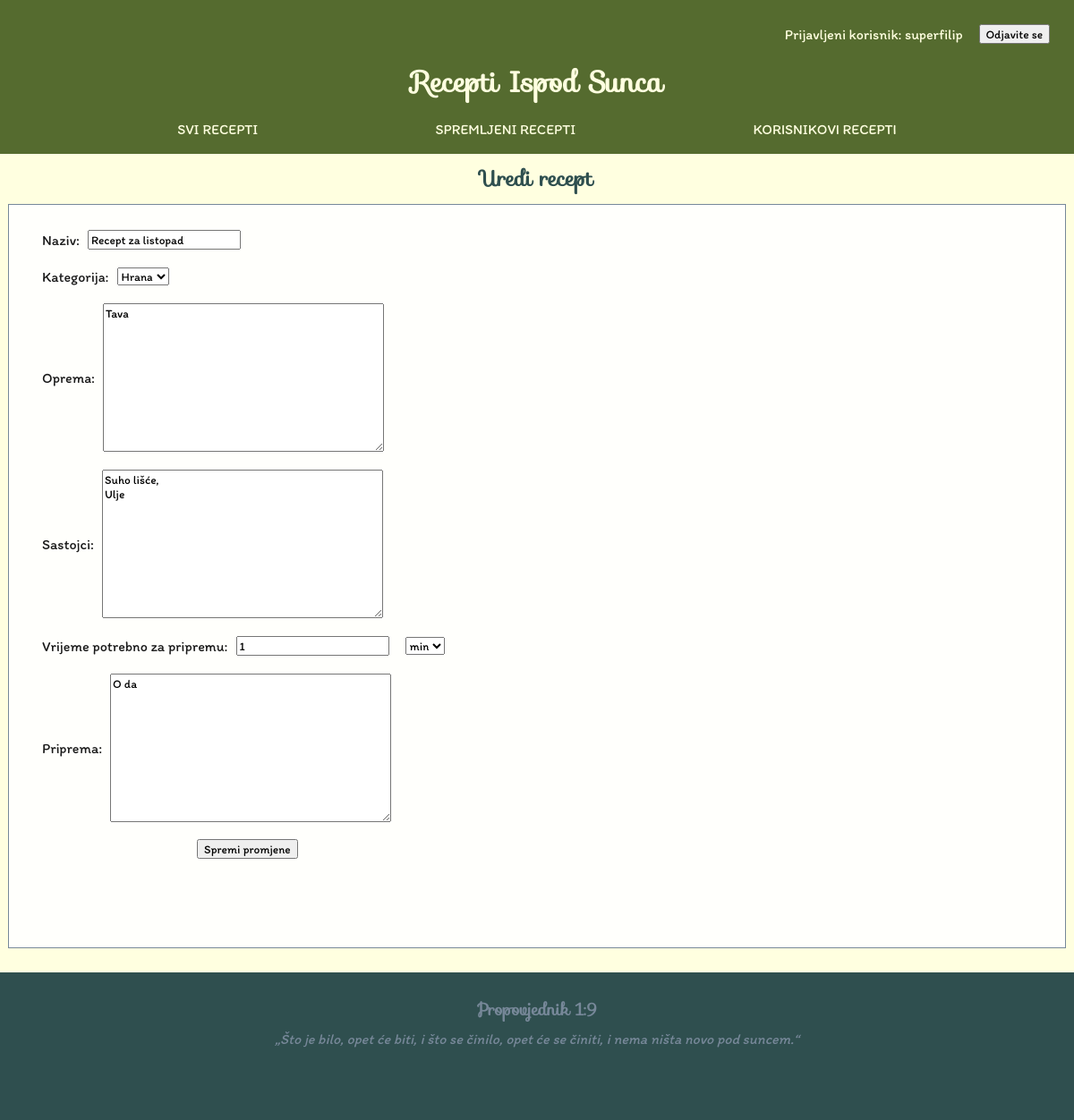
The page /main/edit_recipe/17/ (signed in) on the database its author committed.
### main/models.py (models this page shows, shortened)
class Recipe(models.Model):
    name = models.CharField(max_length=64, unique=True)
    author = models.ForeignKey(User, on_delete=models.SET_NULL, null=True, blank=True)
    CATEGORIES = (
        ('food', 'Hrana'),
        ('drink', 'Piće'),
        ('medicine', 'Lijek'),
    )
    category = models.CharField(max_length=8, choices=CATEGORIES, default='food')
    equipment = models.TextField(default="")
    ingredients = models.TextField(default="")
    time_needed = models.IntegerField(default=1, validators=[MinValueValidator(1)])
    TIME_UNITS = (
        ('min', 'min'),
        ('ura', 'h'),
        ('dan', 'dan'),
    )
    time_measurement_unit = models.CharField(max_length=8, choices=TIME_UNITS, default='min')
    preperation = models.TextField(default="")

### main/views.py (the view)
# urls.py: path('edit_recipe/<int:recipe_id>/', user_edit_recipe, name='user_edit_recipe'),
def user_edit_recipe(request, recipe_id):
    recipe = get_object_or_404(Recipe, id=recipe_id, author=request.user)
    if request.method == 'POST':
        form = RecipeForm(request.POST, instance=recipe)
        if form.is_valid():
            form.save()
            return redirect('main:user_recipes')
    else:
        form = RecipeForm(instance=recipe)
    context = {
        'form': form,
    }
    return render(request, 'main/user_edit_recipe.html', context)

### main/forms.py
class RecipeForm(forms.ModelForm):
    class Meta:
        model = Recipe
        fields = ['name', 'category', 'equipment', 'ingredients', 'time_needed', 'time_measurement_unit', 'preperation']

### templates/main/user_edit_recipe.html (shortened to what this page needs)
{% extends "base_generic.html" %}
{% block content %}
    <h2>Uredi recept</h2>
    <div class="recipe">
        <form method="post" class="recipe-form">
            <div class="form-group">
                <label for="id_name">Naziv:</label>
                {{ form.name }}
            </div>
            <div class="form-group">
                <label for="id_category">Kategorija:</label>
                {{ form.category }}
            </div>
            <div class="form-group">
                <label for="id_equipment">Oprema:</label>
                {{ form.equipment }}
            </div>
            <div class="form-group">
                <label for="id_ingredients">Sastojci:</label>
                {{ form.ingredients }}
            </div>
            <div class="form-group">
                <label for="{{ form.time_needed.id_for_label }}">Vrijeme potrebno za pripremu:</label>
                {{ form.time_needed }}
                {{ form.time_measurement_unit }}
            </div>
            <div class="form-group">
                <label for="id_preperation">Priprema:</label>
                {{ form.preperation }}
            </div>
            <div class="flex-center">
                <button type="submit" class="btn btn-primary">Spremi promjene</button>
            </div>
        </form>
    </div>
{% endblock %}

### templates/base_generic.html (shortened to what this page needs)
{% load static %}
<!DOCTYPE html>
<html lang="en">
<head>
    <link rel="stylesheet" href="{% static 'css/styles.css' %}?v=1">
</head>
<body>
    <header>
        <div id="authentification">
            {% if user.is_authenticated %}
            <p>Prijavljeni korisnik:&nbsp;</p>
            <p>{{ user.username }}</p>
            <form action="{% url 'logout' %}" method="post">
                <input type="submit" value="Odjavite se">
            </form>
            {% endif %}
        </div>
        <h1>Recepti Ispod Sunca</h1>
            <nav>
                <ul>
                    <li><a href="/main/all_recipes">Svi Recepti</a></li>
                    <li><a href="/main/saved_recipes">Spremljeni Recepti</a></li>
                    <li><a href="/main/user_recipes">Korisnikovi Recepti</a></li>
                </ul>
            </nav>
    </header>
    <main>
        <div class="content">
            {% block content %}
            {% endblock %}
        </div>
    </main>
    <footer>
        <h3>Propovjednik 1:9</h3>
        <p><i>„Što je bilo, opet će biti, i što se činilo, opet će se činiti, i nema ništa novo pod suncem.“</i></p>
    </footer>
</body>
</html>

### static/css/styles.css (style rules this page uses)
:root { --color-primary-dark: DarkSlateGray; --color-primary-light: LightYellow; --color-secondary-dark: DarkOliveGreen;; --color-secondary-light: LightSlateGray; --extra-light-slate-gray: rgba(166, 216, 232, 0.5); --color-shadow: rgba(0, 0, 0, 0.9); --color-light: rgba(255, 255, 255, 0.9); --time-blink: 0.3s; --space-detail: 1px; --space-extra-small: 3px; --space-small: 9px; --space-medium: 27px; --space-large: 81PX; }
* { box-sizing: border-box; }
h1, h2, h3, h4, h5, h6 { font-family: 'CustomFont1'; text-align: center; margin: 0 0 var(--space-small); }
p { display: flex; justify-content: center; align-items: center; margin: 0; }
input, select, textarea, button { font-family: 'CustomFont2'; margin: var(--space-small); }
ul { list-style: none; margin: 0; padding-inline-start: 0; }
a { color: inherit; text-decoration: none; display: flex; justify-content: center; align-items: center; }
form, button { display: flex; justify-content: center; align-items: center; margin: var(--space-small); flex-wrap: wrap; }
.form-group { margin: 0; display: flex; flex-wrap: wrap; justify-content: center; align-items: center; margin: var(--space-detail); }
html { color: var(--color-light); background-color: var(--color-shadow); }
body { font-family: 'CustomFont2'; color: var(--color-primary-dark); background-color: var(--color-primary-light); text-align: left; margin: 0; }
header { color: var(--color-primary-light); background-color: var(--color-secondary-dark); padding: var(--space-small); }
#authentification { display: flex; flex-wrap: wrap; justify-content: flex-end; text-wrap: nowrap; }
nav ul { display: flex; flex-wrap: wrap; justify-content: space-evenly; }
nav li { display: flex; justify-content: center; align-items: center; }
nav ul li a { padding: var(--space-small); text-wrap: nowrap; border-radius: var(--space-detail); transition: background-color var(--time-blink) ease, color var(--time-blink) ease; text-transform: uppercase; }
main { color: inherit; background-color: inherit; padding: var(--space-small) var(--space-small) var(--space-medium); overflow-y: hidden; word-break: break-all; }
.recipe { display: flex; flex-direction: column; justify-content: center; align-items: flex-start; color: var(--color-shadow); background-color: var(--color-light); border: var(--space-detail) solid var(--color-secondary-light); padding: var(--space-small) var(--space-medium) var(--space-large); }
.recipe-form { flex-direction: column; align-items: flex-start; }
.flex-center { align-self: center; }
footer { color: var(--color-secondary-light); background-color: var(--color-primary-dark); text-align: center; padding: var(--space-medium) var(--space-small) var(--space-large); display: block; }

### rows shown on the page
Recipe: name "Recept za listopad", category "Hrana", equipment "Tava", ingredients "Suho lišće, Ulje", time_needed "1", time_measurement_unit "min", preperation "O da"

### other values the page prints
{{ user.username }} "superfilip"
